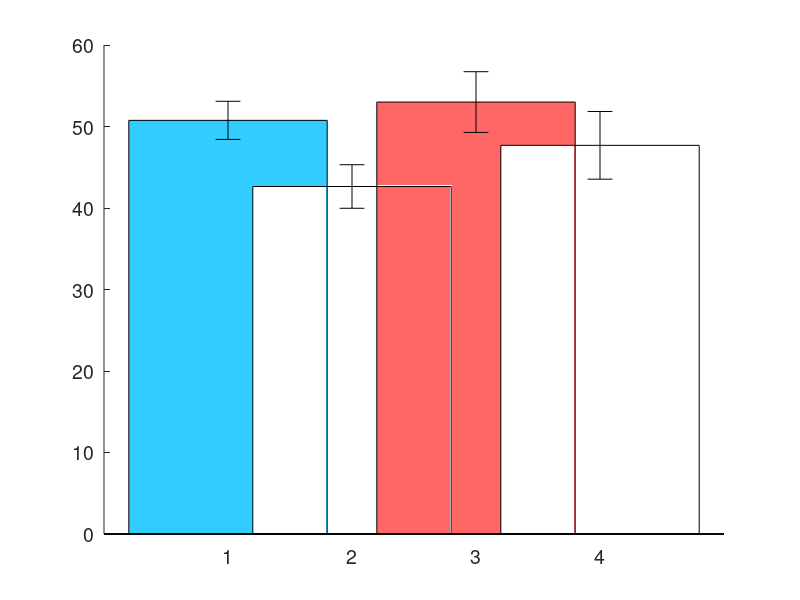

The MATLAB source for this figure: (Note: this script raises an error after producing the figure.)
function measure_time_in_slow_state()

if ~exist('track_slowFrac_time.mat')

filelocations = {'C:\\Users\\mike\\Documents\\GitHub\\binder-tag\\initial_review\\CAtagSrc_vs_Binder_analysis\\20201212\\results\\inputdata\\'};

% We need to generate the expdata files to get track lifetimes..
all_path_1.tag = {};
all_path_1.bin = {};
all_file_1.tag = {};
all_file_1.bin = {};
for i=1:1
    [curr_path,curr_file] = batchGetPath(filelocations{1},'RightCali_lvPALM','mat');
    all_path_1.tag = [all_path_1.tag;curr_path];
    all_file_1.tag = [all_file_1.tag;curr_file];
    [curr_path,curr_file] = batchGetPath(filelocations{1},'Left_lvPALM','mat');
    all_path_1.bin = [all_path_1.bin;curr_path];
    all_file_1.bin = [all_file_1.bin;curr_file];
end
assert(numel(all_path_1.tag)==numel(all_path_1.bin));

annotated_propdist=load('C:\Users\mike\Documents\GitHub\binder-tag\initial_review\CAtagSrc_vs_Binder_analysis\20201212\followupanalysis\annotated_propdists_wRecToClus.mat','allanal');

N_tag = cellfun(@(x) x.N(~x.CLVgt2(:) & x.startAfter4Sec(:) & ~x.allLoc.KDE.multiRegion50(:) & ~x.allLoc.KDE.multiRegion95(:)),annotated_propdist.allanal.propdists.tag,'uniformoutput',false);
N_bin = cellfun(@(x) x.N(~x.CLVgt2(:) & x.startAfter4Sec(:) & ~x.allLoc.KDE.multiRegion50(:) & ~x.allLoc.KDE.multiRegion95(:)),annotated_propdist.allanal.propdists.bin,'uniformoutput',false);

ncells=15;

percent_tracks_in_clus_tag = zeros(ncells,1);
percent_tracks_in_clus_bin = zeros(ncells,1);


meas1 = load('C:\\Users\\mike\\Documents\\GitHub\\binder-tag\\initial_review\\CAtagSrc_vs_Binder_analysis\\20201212\\results\\20201215measured_cluster_props.mat');
     

tag_clus_totSlowFrames = zeros(ncells,1);
bin_clus_totSlowFrames = zeros(ncells,1);
tag_nonclus_totSlowFrames = zeros(ncells,1);
bin_nonclus_totSlowFrames = zeros(ncells,1);

tag_clus_totFrames = zeros(ncells,1);
bin_clus_totFrames = zeros(ncells,1);
tag_nonclus_totFrames = zeros(ncells,1);
bin_nonclus_totFrames = zeros(ncells,1);
    
% For each cell
for i=1:ncells
    fprintf('on cell %i\n',i);
    % Get the total usable tracks (read the vbSPT source file and check the # of vbspt_trackIDs.

    curr_filelocation = filelocations{1};
    curr_file_index = i;

    curr_clusTrackIDs_tag = meas1.tag_prop{curr_file_index}.trackIDs(meas1.tag_prop{curr_file_index}.N>=10);
    curr_clusTrackIDs_bin = meas1.bin_prop{curr_file_index}.trackIDs(meas1.bin_prop{curr_file_index}.N>=10);

    clus_to_use_tag = ~annotated_propdist.allanal.propdists.tag{i}.CLVgt2(:) & annotated_propdist.allanal.propdists.tag{i}.startAfter4Sec(:) & ~annotated_propdist.allanal.propdists.tag{i}.allLoc.KDE.multiRegion50(:) & ~annotated_propdist.allanal.propdists.tag{i}.allLoc.KDE.multiRegion95(:);
    clus_to_use_bin = ~annotated_propdist.allanal.propdists.bin{i}.CLVgt2(:) & annotated_propdist.allanal.propdists.bin{i}.startAfter4Sec(:) & ~annotated_propdist.allanal.propdists.bin{i}.allLoc.KDE.multiRegion50(:) & ~annotated_propdist.allanal.propdists.bin{i}.allLoc.KDE.multiRegion95(:);

    curr_clusTrackIDs_tag = cell2mat(cellfun(@(x) x(:),curr_clusTrackIDs_tag(clus_to_use_tag),'uniformoutput',false));
    curr_clusTrackIDs_bin = cell2mat(cellfun(@(x) x(:),curr_clusTrackIDs_bin(clus_to_use_bin),'uniformoutput',false));

    % all usable track IDs
    tag_track_IDs = load(sprintf('%s\\vbspt_source\\tag_%02d.mat',curr_filelocation,curr_file_index),'vbspt_trackIDs');
    bin_track_IDs = load(sprintf('%s\\vbspt_source\\bin_%02d.mat',curr_filelocation,curr_file_index),'vbspt_trackIDs');
    
    % all vbSPT annotations
    tag_track_diffstates = load(sprintf('%s\\vbspt_result/tag_%02d_HMManalysis_hidden2.mat',curr_filelocation,curr_file_index),'Wbest');
    bin_track_diffstates = load(sprintf('%s\\vbspt_result/bin_%02d_HMManalysis_hidden2.mat',curr_filelocation,curr_file_index),'Wbest');
    
    nonclus_tag_trackIDs = setdiff(tag_track_IDs.vbspt_trackIDs,curr_clusTrackIDs_tag);
    nonclus_bin_trackIDs = setdiff(bin_track_IDs.vbspt_trackIDs,curr_clusTrackIDs_bin);
    
    % Determine what the appropriate vbSPT track ID is for each [all track] ID.
    curr_vbsptID_clusTracks_tag = zeros(numel(curr_clusTrackIDs_tag),1);
    curr_vbsptID_clusTracks_bin = zeros(numel(curr_clusTrackIDs_bin),1);
    curr_vbsptID_nonclusTracks_tag = zeros(numel(nonclus_tag_trackIDs),1);
    curr_vbsptID_nonclusTracks_bin = zeros(numel(nonclus_bin_trackIDs),1);
    
    for j=1:numel(curr_clusTrackIDs_tag)
        curr_vbsptID_clusTracks_tag(j) = find(tag_track_IDs.vbspt_trackIDs==curr_clusTrackIDs_tag(j),1);
    end
    for j=1:numel(curr_clusTrackIDs_bin)
        curr_vbsptID_clusTracks_bin(j) = find(bin_track_IDs.vbspt_trackIDs==curr_clusTrackIDs_bin(j),1);
    end
    for j=1:numel(nonclus_tag_trackIDs)
        curr_vbsptID_nonclusTracks_tag(j) = find(tag_track_IDs.vbspt_trackIDs==nonclus_tag_trackIDs(j),1);
    end
    for j=1:numel(nonclus_bin_trackIDs)
        curr_vbsptID_nonclusTracks_bin(j) = find(bin_track_IDs.vbspt_trackIDs==nonclus_bin_trackIDs(j),1);
    end
    
    tag_clus_totSlowFrames(i) = sum(cellfun(@(x) sum(double(x==1)),tag_track_diffstates.Wbest.est2.sMaxP(curr_vbsptID_clusTracks_tag)));
    bin_clus_totSlowFrames(i) = sum(cellfun(@(x) sum(double(x==1)),bin_track_diffstates.Wbest.est2.sMaxP(curr_vbsptID_clusTracks_bin)));
    tag_nonclus_totSlowFrames(i) = sum(cellfun(@(x) sum(double(x==1)),tag_track_diffstates.Wbest.est2.sMaxP(curr_vbsptID_nonclusTracks_tag)));
    bin_nonclus_totSlowFrames(i) = sum(cellfun(@(x) sum(double(x==1)),bin_track_diffstates.Wbest.est2.sMaxP(curr_vbsptID_nonclusTracks_bin)));
    
    tag_clus_totFrames(i) = sum(cellfun(@(x) numel(x),tag_track_diffstates.Wbest.est2.sMaxP(curr_vbsptID_clusTracks_tag)));
    bin_clus_totFrames(i) = sum(cellfun(@(x) numel(x),bin_track_diffstates.Wbest.est2.sMaxP(curr_vbsptID_clusTracks_bin)));
    tag_nonclus_totFrames(i) = sum(cellfun(@(x) numel(x),tag_track_diffstates.Wbest.est2.sMaxP(curr_vbsptID_nonclusTracks_tag)));
    bin_nonclus_totFrames(i) = sum(cellfun(@(x) numel(x),bin_track_diffstates.Wbest.est2.sMaxP(curr_vbsptID_nonclusTracks_bin)));
end
% Get the total # tracks in clusters after filtering -- use the annotated_propdists data

save('track_slowFrac_time','tag_clus_totSlowFrames','bin_clus_totSlowFrames','tag_nonclus_totSlowFrames','bin_nonclus_totSlowFrames',...
                           'tag_clus_totFrames','bin_clus_totFrames','tag_nonclus_totFrames','bin_nonclus_totFrames');
end
load('track_slowFrac_time');
datamatrix = [tag_clus_totSlowFrames(:)./tag_clus_totFrames(:),...
              tag_nonclus_totSlowFrames(:)./tag_nonclus_totFrames(:),...
              bin_clus_totSlowFrames(:)./bin_clus_totFrames(:),...
              bin_nonclus_totSlowFrames(:)./bin_nonclus_totFrames(:)]*100;

figure('position',[345   700   240   418]);
hold on
colors=[51 204 255;255 255 255;255 102 102;255 255 255]/255;
for i=1:4
bar(i,mean(datamatrix(:,i)),'facecolor',colors(i,:));
errorbar(i,mean(datamatrix(:,i)),std(datamatrix(:,i)),'k');
end
set(gca,'xtick',1:4,'fontsize',14);
[~,p12]=ttest2(datamatrix(:,1),datamatrix(:,2));
[~,p34]=ttest2(datamatrix(:,3),datamatrix(:,4));
[~,p13]=ttest2(datamatrix(:,1),datamatrix(:,3));
[~,p24]=ttest2(datamatrix(:,2),datamatrix(:,4));

sigstar_v3({[1 2],[3 4],[1 3],[2 4]},...
        4*[p12 p34 p13 p24]);

set(gca,'xticklabel',{'tagSrc-CA, clus','tagSrc-CA, nonclus.',...
                      'Binder, clus','Binder, nonclus'});
set(gca,'xticklabelrotation',90)
ylabel('slow state (%)')
savefig(['percent_slowstate']);
print(gcf,'-dtiff',['percent_slowstate' '.tif'],'-r300');
print(gcf,'-dsvg','-painters',['percent_slowstate' '.svg'],'-r300');
          
% [~,~,stats]=anova1(datamatrix,[],'off');
% TKmat=multcompare(stats,'display','off'); % tukey-kramer correction for multiple comparisons
% [sigpair,anova_p]=format_stats_for_sigstar(TKmat);          
% 
% figure('position',[345   894   497   224]);
% hold on;
% plotSpread(datamatrix,'distributionColors',[51 204 255;0 0 0;255 102 102;0 0 0]/255);
% ylabel('time in slow state (%)');
% set(gca,'fontsize',14,'xticklabel',{'tagSrc, clus','tagSrc, nonclus','Binder, clus','Binder, nonclus'},...
%         'xticklabelrotation',15,'ylim',[0 100]);
% 
% % Render significance comparison bars
% sigstar_v3(sigpair,anova_p);

% figure('position',[705   912   303   216]);
% subplot(1,2,1); hold on;
% histogram(cell2mat(tag_cluslifetimes)*20.00,'binedges',(0:.0200:2)*1000,'facecolor',[51 102 51]/255,'edgecolor','none','normalization','pdf');
% %ylabel('probability density')
% histogram(cell2mat(tag_noncluslifetimes)*20.00,'binedges',(0:.0200:2)*1000,'edgecolor','k','displaystyle','stairs','normalization','pdf');
% xlabel('track lifetime (ms)')
% ylabel('fraction of tracks');
% legend('clustered tagSrc','non-clustered tagSrc');
% subplot(1,2,2); hold on;
% histogram(cell2mat(bin_cluslifetimes)*20.00,'binedges',(0:.0200:2)*1000,'facecolor',[255 51 51]/255,'edgecolor','none','normalization','pdf');
% %ylabel('probability density')
% histogram(cell2mat(bin_noncluslifetimes)*20.00,'binedges',(0:.0200:2)*1000,'edgecolor','k','displaystyle','stairs','normalization','pdf');
% xlabel('track lifetime (ms)')
% ylabel('fraction of tracks');
% legend('clustered Binder','non-clustered Binder');

end

function [sigpairs,pvals] = format_stats_for_sigstar(stats)
% Input is the result from a Tukey-Kramer-corrected one-way ANOVA.
sigIDX = find(stats(:,end)<0.05);
sigpairs = {};
pvals = [];
for i=1:numel(sigIDX)
   sigpairs = [sigpairs, stats(sigIDX(i),1:2)];
   pvals = [pvals, stats(sigIDX(i),end)];
end
end
